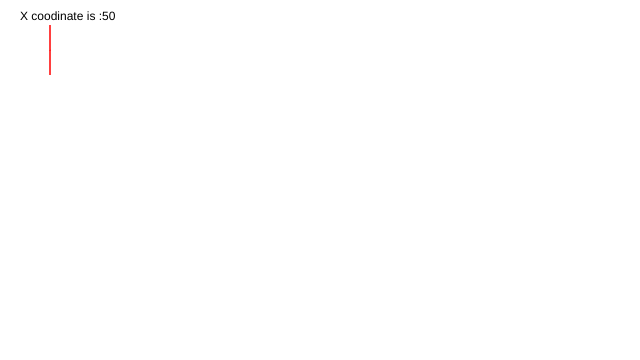
Frame 1 (no input)
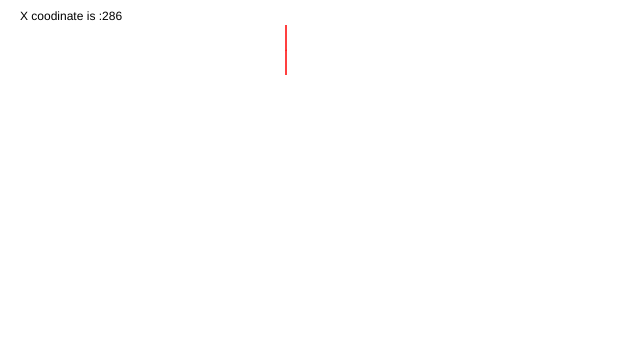
Frame 60 (no input)
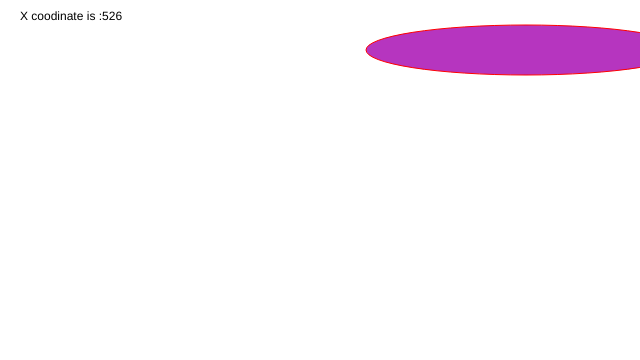
Frame 120 (the mouse pressed at the canvas centre since frame 60)

The p5.js sketch that drew these frames (run headless with seeded random() and noise() and a simulated clock; from frame 60 on, the mouse is pressed at the canvas centre):

// p5.js sketch
// ── sketch.js
var x = 50;
var y = 50;

var xsize;
var speed = 4;

var c;

function setup() {
  createCanvas(640,360);
  c = color(255,255,0);
}

function draw() {
  background(255);
  fill(0);
  noStroke();
  
  text("X coodinate is :" + x,20,20);
  
  stroke(255,0,0);
  fill(c);
  
  xsize=mouseX;
  
  ellipse(x,y,xsize,50);
  
  if(x >= width-25){
    speed = speed * -1;
   
  }
   if(x <= 0){
    speed = speed * -1;
  }
    
  x = x + speed;
}

function mousePressed(){
     c = color(random(255),random(255),random(255));
}

function keyTyped(){
  if (key === 'a' ){
  speed = 100;
  }
    if (key ==='s' ){
  speed = 2;
  }
}
